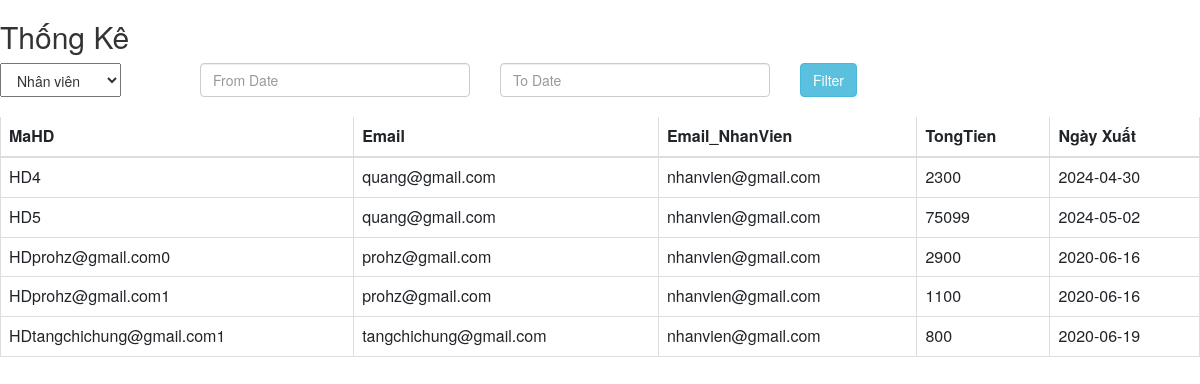
The app's page /admin/ThongKe.php, older data.
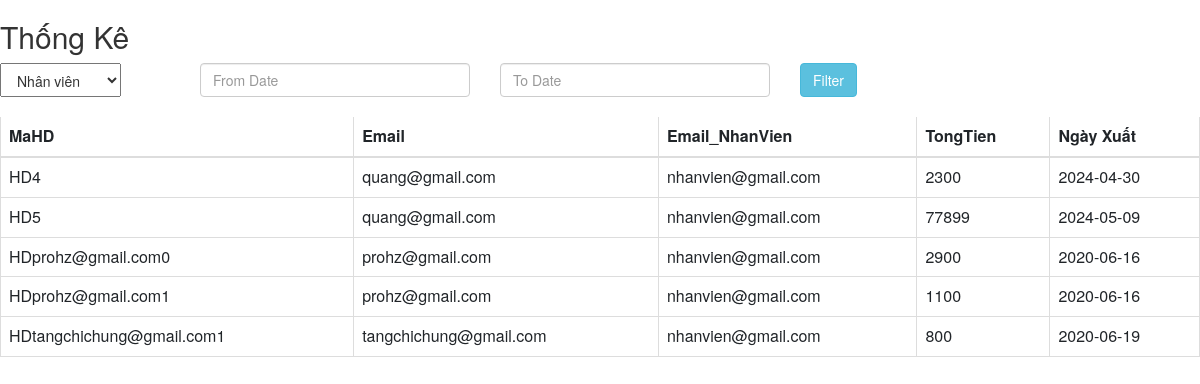
The same page, newer data.
### tables this page shows
CREATE TABLE `tblhoadon` (
  `MaHD` varchar(30) NOT NULL,
  `Email` varchar(30) NOT NULL,
  `TongTien` varchar(30) NOT NULL,
  `TinhTrang` varchar(30) NOT NULL,
  `NgayThang` date NOT NULL,
  `Email_NhanVien` varchar(30) NOT NULL,
  `SDT` varchar(20) NOT NULL,
  `DiaChi` varchar(50) NOT NULL
);

### admin/ThongKe.php (the view, shortened to what this page needs)
<?php
	include 'scripts.php';
?>
<link rel="stylesheet" href="https://maxcdn.bootstrapcdn.com/bootstrap/3.3.6/css/bootstrap.min.css" />
<div><h2>Thống Kê</h2></div>
<div>
	<div class="col-md-2 select1">
				<select name="selectRole1" id="selectRole1" style=" height:34px; padding-top: 6px; padding-bottom: 6px; padding-left: 12px; padding-right: 12px;">
					<option value="0" >Nhân viên</option>
				</select>
	</div>
	<div class="col-md-3">
	<input type="text" name="from_date" id="from_date" class="form-control" placeholder="From Date" />
	</div>
	<div class="col-md-3">
		<input type="text" name="to_date" id="to_date" class="form-control" placeholder="To Date" />
	</div>
	<div class="col-md-4">
		<input type="button" name="filter" id="filter" value="Filter" class="btn btn-info" />
	</div>
	<br/>
</div>
<div class="table-responsive" id="tableTK">
<?php
	$connection = mysqli_connect("localhost","root","","webdb");
	$query = "SELECT * FROM tblhoadon";
	$query_run = mysqli_query($connection,$query);
?>
<table class="table table-bordered"  width="100%" cellspacing="0">
	<thead>
		<tr>
			<th>MaHD</th>
			<th>Email</th>
			<th>Email_NhanVien</th>
			<th>TongTien</th>
			<th>Ngày Xuất</th>
		</tr>
	</thead>
	<tbody>
	<?php
		if(mysqli_num_rows($query_run)>0)
		{
			while($row = mysqli_fetch_assoc($query_run))
			{
				?>
		<tr>
			<td><?php echo $row['MaHD']; ?></td>
			<td><?php echo $row['Email']; ?></td>
			<td><?php echo $row['Email_NhanVien']?></td>
			<td><?php echo $row['TongTien']; ?></td>
			<td><?php echo $row['NgayThang'];?></td>
		</tr>
		<?php
			}
		}
		else{
			echo "<h2>Không tìm thấy hóa đơn</h2>";
		}
		?>
	</tbody>
</table>
</div>

### admin/scripts.php (shortened to what this page needs)
<link rel="stylesheet" href="https://maxcdn.bootstrapcdn.com/bootstrap/4.5.0/css/bootstrap.min.css">
<link rel="stylesheet" href="http://code.jquery.com/ui/1.11.4/themes/smoothness/jquery-ui.css">

### admin/ThongKe.php (style rules this page uses)
.select1 { margin-left:-15px; }

Row changes from the older to the newer data that the page shows:
changed tblhoadon "HD5": TongTien "75099" → "77899"; NgayThang "2024-05-02" → "2024-05-09"
